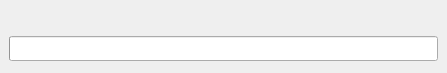
<?xml version="1.0" encoding="UTF-8"?>
<ui version="4.0">
 <class>PPTWait</class>
 <widget class="QDialog" name="PPTWait">
  <property name="geometry">
   <rect>
    <x>0</x>
    <y>0</y>
    <width>447</width>
    <height>73</height>
   </rect>
  </property>
  <property name="windowTitle">
   <string>PPT.Wait.Title</string>
  </property>
  <layout class="QVBoxLayout" name="verticalLayout_2">
   <property name="leftMargin">
    <number>9</number>
   </property>
   <property name="topMargin">
    <number>9</number>
   </property>
   <property name="rightMargin">
    <number>9</number>
   </property>
   <property name="bottomMargin">
    <number>12</number>
   </property>
   <item>
    <layout class="QVBoxLayout" name="vert_pan">
     <property name="spacing">
      <number>5</number>
     </property>
     <property name="leftMargin">
      <number>0</number>
     </property>
     <item>
      <widget class="QLabel" name="titleName">
       <property name="sizePolicy">
        <sizepolicy hsizetype="Preferred" vsizetype="Preferred">
         <horstretch>0</horstretch>
         <verstretch>0</verstretch>
        </sizepolicy>
       </property>
       <property name="minimumSize">
        <size>
         <width>0</width>
         <height>0</height>
        </size>
       </property>
       <property name="maximumSize">
        <size>
         <width>16777215</width>
         <height>16777215</height>
        </size>
       </property>
       <property name="font">
        <font>
         <family>微软雅黑</family>
         <pointsize>10</pointsize>
        </font>
       </property>
       <property name="text">
        <string/>
       </property>
      </widget>
     </item>
     <item>
      <widget class="QProgressBar" name="timeBar">
       <property name="font">
        <font>
         <family>微软雅黑</family>
         <pointsize>9</pointsize>
        </font>
       </property>
       <property name="value">
        <number>0</number>
       </property>
       <property name="textVisible">
        <bool>false</bool>
       </property>
      </widget>
     </item>
    </layout>
   </item>
  </layout>
 </widget>
 <resources/>
 <connections/>
</ui>
